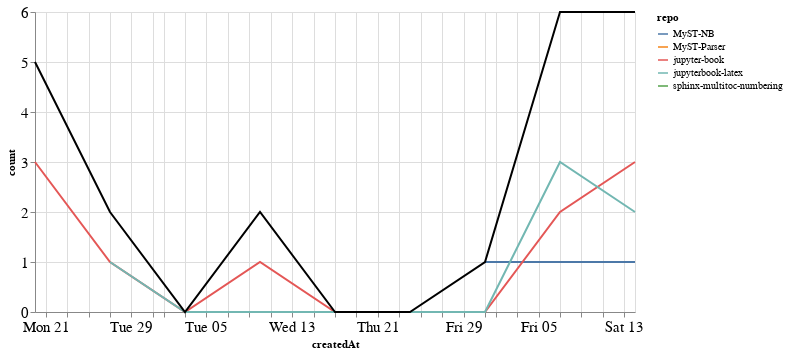

This figure's notebook cell:
### Markdown cell above
### Comments

### Code cell
comments_time = comments.groupby('repo').resample('W', on='createdAt').count()['author'].reset_index()
comments_time = comments_time.rename(columns={'author': 'count'})
comments_time_total = comments_time.groupby('createdAt').agg({"count": "sum"}).reset_index()
ch1 = alt.Chart(comments_time, width=600).mark_line().encode(
    x='createdAt',
    y='count',
    color='repo',
    tooltip="repo"
)

ch2 = alt.Chart(comments_time_total, width=600).mark_line(color="black").encode(
    x='createdAt',
    y='count',
)

ch1 + ch2

### Figure 1 — Vega-Lite specification as saved in the notebook (floating-point values rounded to 4 significant figures)
{"config": {"axisLeft": {"labelFontSize": 15}, "axisBottom": {"labelFontSize": 15}}, "layer": [{"data": {"name": "data-875df3a05895ace8e81bf75fdb407c1b"}, "mark": "line", "encoding": {"color": {"type": "nominal", "field": "repo"}, "tooltip": {"type": "nominal", "field": "repo"}, "x": {"type": "temporal", "field": "createdAt"}, "y": {"type": "quantitative", "field": "count"}}, "width": 600}, {"data": {"name": "data-08d1a3bc4ee51c4de27419b6ad805afb"}, "mark": {"type": "line", "color": "black"}, "encoding": {"x": {"type": "temporal", "field": "createdAt"}, "y": {"type": "quantitative", "field": "count"}}, "width": 600}], "$schema": "https://vega.github.io/schema/vega-lite/v4.8.1.json", "datasets": {"data-875df3a05895ace8e81bf75fdb407c1b": [{"repo": "MyST-NB", "createdAt": "2021-01-31T00:00:00", "count": 1}, {"repo": "MyST-NB", "createdAt": "2021-02-07T00:00:00", "count": 1}, {"repo": "MyST-NB", "createdAt": "2021-02-14T00:00:00", "count": 1}, {"repo": "MyST-Parser", "createdAt": "2020-12-20T00:00:00", "count": 2}, {"repo": "jupyter-book", "createdAt": "2020-12-20T00:00:00", "count": 3}, {"repo": "jupyter-book", "createdAt": "2020-12-27T00:00:00", "count": 1}, {"repo": "jupyter-book", "createdAt": "2021-01-03T00:00:00", "count": 0}, {"repo": "jupyter-book", "createdAt": "2021-01-10T00:00:00", "count": 1}, {"repo": "jupyter-book", "createdAt": "2021-01-17T00:00:00", "count": 0}, {"repo": "jupyter-book", "createdAt": "2021-01-24T00:00:00", "count": 0}, {"repo": "jupyter-book", "createdAt": "2021-01-31T00:00:00", "count": 0}, {"repo": "jupyter-book", "createdAt": "2021-02-07T00:00:00", "count": 2}, {"repo": "jupyter-book", "createdAt": "2021-02-14T00:00:00", "count": 3}, {"repo": "jupyterbook-latex", "createdAt": "2020-12-27T00:00:00", "count": 1}, {"repo": "jupyterbook-latex", "createdAt": "2021-01-03T00:00:00", "count": 0}, {"repo": "jupyterbook-latex", "createdAt": "2021-01-10T00:00:00", "count": 0}, {"repo": "jupyterbook-latex", "createdAt": "2021-01-17T00:00:00", "count": 0}, {"repo": "jupyterbook-latex", "createdAt": "2021-01-24T00:00:00", "count": 0}, {"repo": "jupyterbook-latex", "createdAt": "2021-01-31T00:00:00", "count": 0}, {"repo": "jupyterbook-latex", "createdAt": "2021-02-07T00:00:00", "count": 3}, {"repo": "jupyterbook-latex", "createdAt": "2021-02-14T00:00:00", "count": 2}, {"repo": "sphinx-multitoc-numbering", "createdAt": "2021-01-10T00:00:00", "count": 1}], "data-08d1a3bc4ee51c4de27419b6ad805afb": [{"createdAt": "2020-12-20T00:00:00", "count": 5}, {"createdAt": "2020-12-27T00:00:00", "count": 2}, {"createdAt": "2021-01-03T00:00:00", "count": 0}, {"createdAt": "2021-01-10T00:00:00", "count": 2}, {"createdAt": "2021-01-17T00:00:00", "count": 0}, {"createdAt": "2021-01-24T00:00:00", "count": 0}, {"createdAt": "2021-01-31T00:00:00", "count": 1}, {"createdAt": "2021-02-07T00:00:00", "count": 6}, {"createdAt": "2021-02-14T00:00:00", "count": 6}]}}
